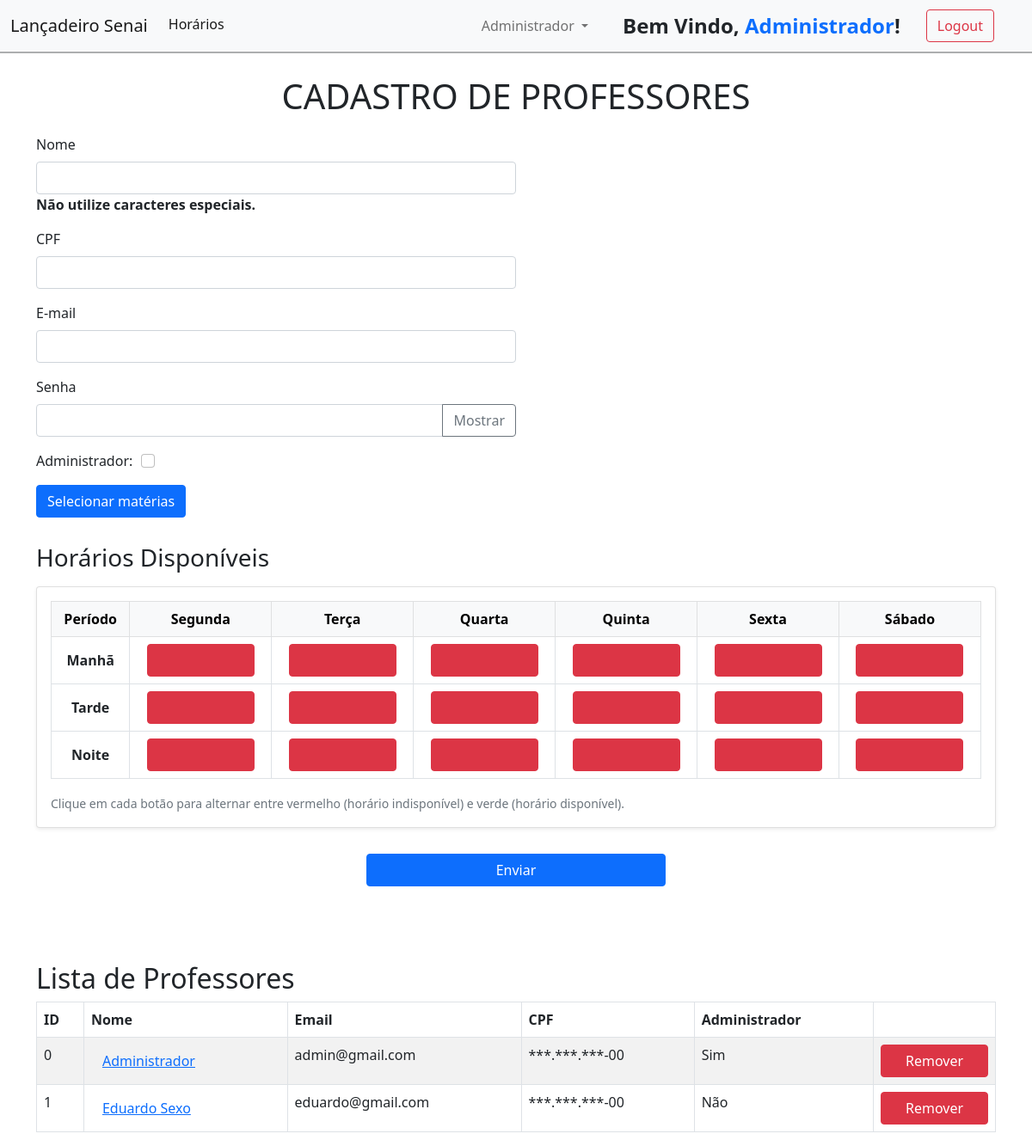
/pages/adm_professores.php (signed in), run on the app's committed database.
### tables this page shows
CREATE TABLE IF NOT EXISTS `professores` (
  `id_professor` int NOT NULL AUTO_INCREMENT,
  `nome_professor` varchar(100) NOT NULL,
  `email` varchar(100) NOT NULL,
  `senha` varchar(100) NOT NULL,
  `admin` tinyint(1) NOT NULL,
  `cpf` varchar(100) NOT NULL,
  `horarios` varchar(100) NOT NULL,
  `materias` varchar(1000) NOT NULL,
  PRIMARY KEY (`id_professor`)
);

### pages/adm_professores.php (the view, shortened to what this page needs)
<!DOCTYPE html>
<html lang="pt-br">
<head>
    <link rel="stylesheet" href="../bootstrap-styles/bootstrap.css" />
</head>
<body>
    <?php include '../components/navbar.php'; ?>
    <form action="../methods/post_professores.php" method="POST">
        <div class="container mt-4">
            <h1 style="margin-bottom: 20px; text-align: center;">CADASTRO DE PROFESSORES</h1>
            <div class="mb-3">
                <label id="nome" for="exampleInputEmail1" class="label-adictional-style form-label">Nome</label>
                <input class="form-control" name="nome_professor" aria-describedby="emailHelp" />
                <p id="caractere-especial">Não utilize caracteres especiais.</p>
            </div>
            <div class="mb-3">
                <label id="cpf" for="exampleInputPassword1" class="label-adictional-style form-label">CPF</label>
                <input name="cpf" id="cpf" type="text" class="form-control" maxlength="11" oninput="mascara(this)" />
            </div>
            <div class="mb-3">
                <label id="email" for="exampleInputPassword1" class="label-adictional-style form-label">E-mail</label>
                <input name="email" type="email" class="form-control" />
            </div>
            <div class="mb-3">
                <label id="senha" for="exampleInputPassword1" class="label-adictional-style form-label">Senha</label>
                <div class="input-group">
                    <input style="position: static !important;" name="senha" type="password" class="form-control"
                        id="senhaInput" />
                    <button type="button" class="btn btn-outline-secondary" id="toggleSenha" tabindex="-1">
                        Mostrar
                    </button>
                </div>
            </div>
            <div id="adm-div" class="mb-3">
                <label id="admin" for="exampleInputPassword1" class="label-adictional-style form-label">Administrador: </label>
                <input onclick="toggleValue()" class="form-check-input" type="checkbox" name="admin" id="adminSim" value="0"></input>
            </div>
            <button type="button" class="btn btn-primary" data-bs-toggle="modal" data-bs-target="#materiasModal">
                Selecionar matérias
            </button>
        </div>
        <div class="container">
            <div style="margin-top: 30px;" class="d-flex justify-content-between align-items-center mb-3">
                <h3 class="m-0" style="font-size: 1.75rem; font-weight: 500;">Horários Disponíveis</h3>
            </div>
            <div class="card shadow-sm">
                <div class="card-body">
                    <div class="table-responsive">
                        <table class="table table-bordered table-fixed align-middle">
                            <thead class="table-light">
                                <tr>
                                    <th class="text-center">Período</th>
                                    <th class="text-center">Segunda</th>
                                    <th class="text-center">Terça</th>
                                    <th class="text-center">Quarta</th>
                                    <th class="text-center">Quinta</th>
                                    <th class="text-center">Sexta</th>
                                    <th class="text-center">Sábado</th>
                                </tr>
                            </thead>
                            <tbody name="horarios">
                                <tr>
                                    <td style="text-align: center;" class="td-center"><strong>Manhã</strong></td>
                                    <td id="segunda-manha" class="td-content" class="td-center"><input type="button"
                                            class="btn toggle-btn btn-danger" data-day="segunda" data-period="manha"
                                            aria-pressed="false"></input></td>
                                    <td id="terca-manha" class="td-content" class="td-center"><input type="button"
                                            class="btn toggle-btn btn-danger" data-day="terca" data-period="manha"
                                            aria-pressed="false"></input></td>
                                    <td id="quarta-manha" class="td-content" class="td-center"><input type="button"
                                            class="btn toggle-btn btn-danger" data-day="quarta" data-period="manha"
                                            aria-pressed="false"></input></td>
                                    <td id="quinta-manha" class="td-content" class="td-center"><input type="button"
                                            class="btn toggle-btn btn-danger" data-day="quinta" data-period="manha"
                                            aria-pressed="false"></input></td>
                                    <td id="sexta-manha" class="td-content" class="td-center"><input type="button"
                                            class="btn toggle-btn btn-danger" data-day="sexta" data-period="manha"
                                            aria-pressed="false"></input></td>
                                    <td id="sabado-manha" class="td-content" class="td-center"><input type="button"
                                            class="btn toggle-btn btn-danger" data-day="sabado" data-period="manha"
                                            aria-pressed="false"></input></td>
                                </tr>
                                <tr>
                                    <td style="text-align: center;" class="td-center"><strong>Tarde</strong></td>
                                    <td id="segunda-tarde" class="td-content" class="td-center"><input type="button"
                                            class="btn toggle-btn btn-danger" data-day="segunda" data-period="tarde"
                                            aria-pressed="false"></input></td>
                                    <td id="terca-tarde" class="td-content" class="td-center"><input type="button"
                                            class="btn toggle-btn btn-danger" data-day="terca" data-period="tarde"
                                            aria-pressed="false"></input></td>
                                    <td id="quarta-tarde" class="td-content" class="td-center"><input type="button"
                                            class="btn toggle-btn btn-danger" data-day="quarta" data-period="tarde"
                                            aria-pressed="false"></input></td>
                                    <td id="quinta-tarde" class="td-content" class="td-center"><input type="button"
                                            class="btn toggle-btn btn-danger" data-day="quinta" data-period="tarde"
                                            aria-pressed="false"></input></td>
                                    <td id="sexta-tarde" class="td-content" class="td-center"><input type="button"
                                            class="btn toggle-btn btn-danger" data-day="sexta" data-period="tarde"
                                            aria-pressed="false"></input></td>
                                    <td id="sabado-tarde" class="td-content" class="td-center"><input type="button"
                                            class="btn toggle-btn btn-danger" data-day="sabado" data-period="tarde"
                                            aria-pressed="false"></input></td>
                                </tr>
                                <tr>
                                    <td style="text-align: center;" class="td-center"><strong>Noite</strong></td>
                                    <td id="segunda-noite" class="td-content" class="td-center"><input type="button"
                                            class="btn toggle-btn btn-danger" data-day="segunda" data-period="noite"
                                            aria-pressed="false"></input></td>
                                    <td id="terca-noite" class="td-content" class="td-center"><input type="button"
                                            class="btn toggle-btn btn-danger" data-day="terca" data-period="noite"
                                            aria-pressed="false"></input></td>
                                    <td id="quarta-noite" class="td-content" class="td-center"><input type="button"
                                            class="btn toggle-btn btn-danger" data-day="quarta" data-period="noite"
                                            aria-pressed="false"></input></td>
                                    <td id="quinta-noite" class="td-content" class="td-center"><input type="button"
                                            class="btn toggle-btn btn-danger" data-day="quinta" data-period="noite"
                                            aria-pressed="false"></input></td>
                                    <td id="sexta-noite" class="td-content" class="td-center"><input type="button"
                                            class="btn toggle-btn btn-danger" data-day="sexta" data-period="noite"
                                            aria-pressed="false"></input></td>
                                    <td id="sabado-noite" class="td-content" class="td-center"><input type="button"
                                            class="btn toggle-btn btn-danger" data-day="sabado" data-period="noite"
                                            aria-pressed="false"></input></td>
                                </tr>
                            </tbody>
                        </table>
                    </div>
                    <small class="text-muted">Clique em cada botão para alternar entre vermelho (horário indisponível) e
                        verde
                        (horário disponível).</small>
                </div>
            </div>
        </div>
        <button type="submit" class="btn btn-primary" style="margin-top: 30px; width: 30%;">Enviar</button>
    </form>
</body>
</html>
<?php
include "../connection.php";
$sql = "SELECT
            p.id_professor,
            p.nome_professor,
            p.email,
            p.admin,
            p.cpf,
            COALESCE(GROUP_CONCAT(
                DISTINCT CONCAT(
                    c.nome_curso, '###',
                    m.nome_materia, ' - ',
                    m.sigla, ': ',
                    UPPER(pcm.tipo_nota)
                ) ORDER BY c.nome_curso
            ), '') as materias_competencias
        FROM professores p
        LEFT JOIN professor_curso_materia pcm ON p.id_professor = pcm.id_professor
        LEFT JOIN materias m ON pcm.id_materia = m.id_materia
        LEFT JOIN cursos c ON pcm.id_curso = c.id_curso
        GROUP BY p.id_professor, p.nome_professor, p.email, p.admin, p.cpf";
$result = $connection->query($sql);
function mascararCPF($cpf) {
    $cpf = preg_replace('/\D/', '', $cpf);
    if (strlen($cpf) === 11) {
        return "***.***.***-" . substr($cpf, -2);
    } else {
        return "CPF inválido";
    }
}
if ($result->num_rows > 0) {
    echo '<div class="container mt-4">';
    echo '<h2>Lista de Professores</h2>';
    echo '<table class="table table-striped table-hover table-bordered">';
    echo '<thead><tr>
            <th>ID</th>
            <th>Nome</th>
            <th>Email</th>
            <th>CPF</th>
            <th>Administrador</th>
            <th style="width: 0 !important"></th>
          </tr></thead><tbody>';
    while ($row = $result->fetch_assoc()) {
        $cpf_mascarado = mascararCPF($row['cpf']);
        echo "<tr>";
        echo "<td>{$row['id_professor']}</td>";
        echo "<td><a onclick='openModal(\"{$row['nome_professor']}\", \"{$row['email']}\", \"{$cpf_mascarado}\", \"{$row['materias_competencias']}\")' class='btn btn-link'>{$row['nome_professor']}</a></td>";
        echo "<td>{$row['email']}</td>";
        echo "<td>{$cpf_mascarado}</td>";
        if ($row['admin'] == 1) {
            echo "<td>Sim</td>";
        } else {
            echo "<td>Não</td>";
        }
        echo '<td><a href="../methods/delete_professores.php?id_professor=' . $row["id_professor"] . '" class="btn btn-danger" onclick="return confirm(\'Tem certeza que deseja remover este usuário?\')">Remover</a></td>';
        echo "</tr>";
    }
    echo '</tbody></table></div>';
} else {
    echo '<div class="container mt-4"><div class="alert alert-warning">Nenhum professor cadastrado.</div></div>';
}
?>

### components/navbar.php (shortened to what this page needs)
<?php
echo '
    <nav style="z-index: 5; margin: 0; border-bottom: solid #0000004d 2px; position: fixed; width: 100vw;" class="navbar navbar-expand-lg navbar-light bg-light">
        <div class="container-fluid">
        <a class="navbar-brand" href="#">Lançadeiro Senai</a>
        <button class="navbar-toggler" type="button" data-bs-toggle="collapse" data-bs-target="#navbarSupportedContent" aria-controls="navbarSupportedContent" aria-expanded="false" aria-label="Toggle navigation">
            <span class="navbar-toggler-icon"></span>
        </button>
        <div class="collapse navbar-collapse" id="navbarSupportedContent">
            <ul class="navbar-nav me-auto mb-2 mb-lg-0" style="width: -webkit-fill-available; justify-content: space-between; margin: 0;">
            <li class="nav-item">
                <a class="nav-link active" aria-current="page" href="./home.php">Horários</a>
            </li>
';
if (isset($_SESSION['admin']) && $_SESSION['admin'] == 1) {
    echo '
        <li class="nav-item dropdown">
            <a class="nav-link dropdown-toggle" href="#" id="navbarDropdown" role="button" data-bs-toggle="dropdown" aria-expanded="false">
            Administrador
            </a>
            <ul class="dropdown-menu" aria-labelledby="navbarDropdown">
            <li><a class="dropdown-item" href="./adm_professores.php">Professores</a></li>
            <li><a class="dropdown-item" href="./adm_materias.php">Disciplinas</a></li>
            <li><a class="dropdown-item" href="./adm_turmas.php">Turmas</a></li>
            <li>
                <hr class="dropdown-divider">
            </li>
            <li>
                <a class="dropdown-item" href="#">Horários</a>
            </li>
            </ul>
        </li>
        </ul>
        </div>';
}
echo '<ul class="d-flex" style="margin: 0;">';
if (isset($_SESSION['id_professor'])) {
    echo '<p style="margin: 0; font-weight: 600; font-size: 1.5rem;">Bem Vindo, <spam style="color: #0d6efd;">' . $_SESSION['nome_professor'] . '</spam>!</p>';
    echo '<a style="margin-right: 32px;" href="../methods/logout.php" class="btn btn-outline-danger">Logout</a>';
} else {
    echo '<a style="margin-right: 32px;" href="../index.php" class="btn btn-outline-success">Login</a>';
}
echo '</ul>';
echo '
    </div>
    </nav>
';
?>

### pages/adm_professores.php (style rules this page uses)
.mt-4 { margin-top: 5.5rem !important; }
.mb-3 { width: 50%; }
form { display: flex; justify-content: center; flex-direction: column; align-items: center; padding: 0 20px; }
.btn-danger { align-self: center; height: max-content; width: 125px; }
.td-content { text-align: center; }
.card { position: static !important; }
#adm-div { display: flex; align-items: center; gap: 10px; }
#adm-div .form-label { margin: 0; }
.form-check-input { margin: 0; margin-right: 5px; }
.d-flex { display: flex !important; align-items: center; gap: 30px; }
.dropdown-toggle { background: none; border: none; padding: 10px; color: #6c757d; }
.dropdown-toggle::after { display: inline-block; margin-left: 0.255em; vertical-align: 0.255em; content: ""; border-top: 0.3em solid; border-right: 0.3em solid transparent; border-bottom: 0; border-left: 0.3em solid transparent; }
#caractere-especial { font-weight: bold; }

### data on the page
professores: id_professor "0", nome_professor "Administrador", email "admin@gmail.com", cpf "***.***.***-00", admin "Sim"
professores: id_professor "1", nome_professor "Eduardo Sexo", email "eduardo@gmail.com", cpf "***.***.***-00", admin "Não"

### other printed values
$_SESSION['nome_professor'] "Administrador"
